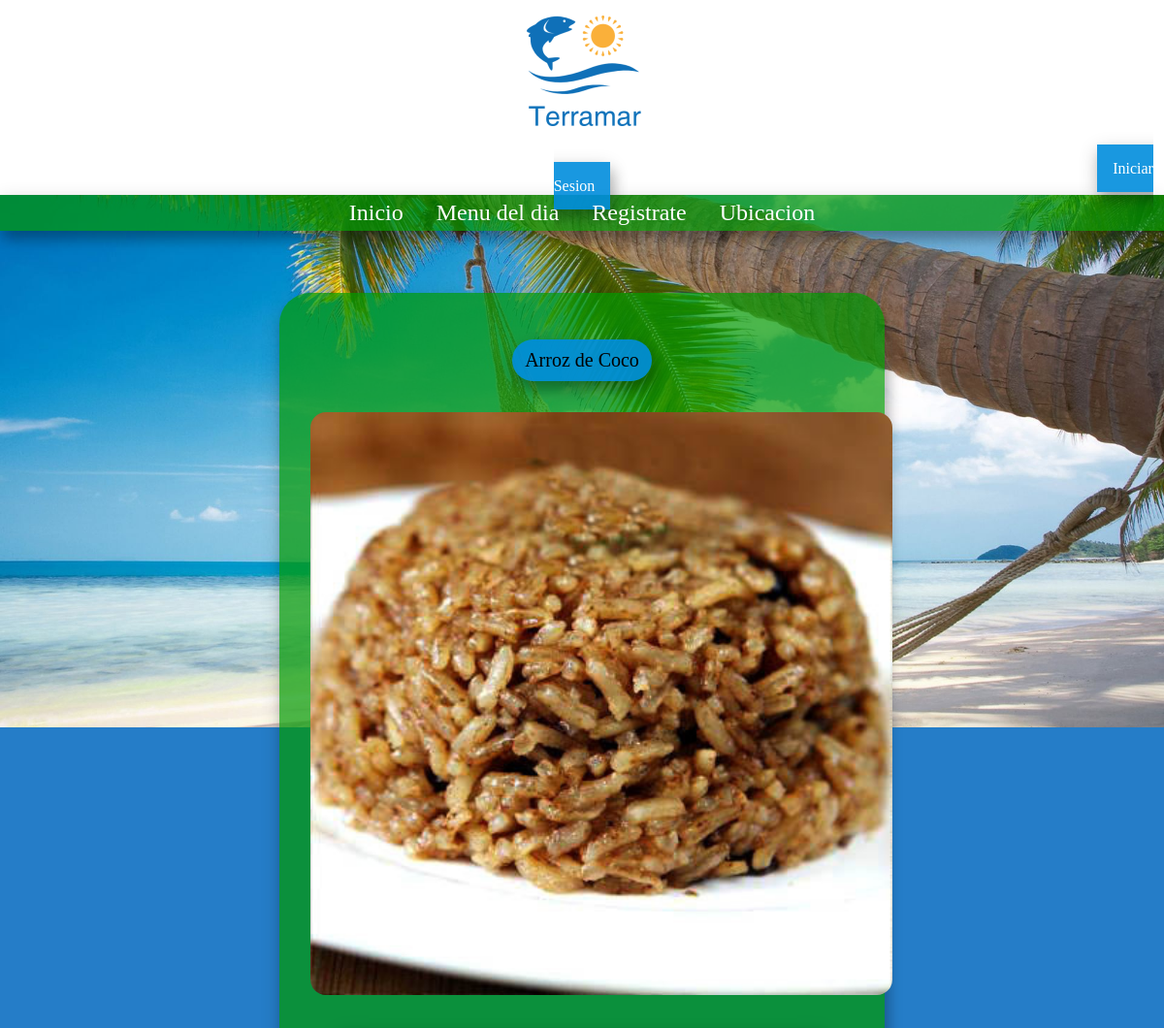
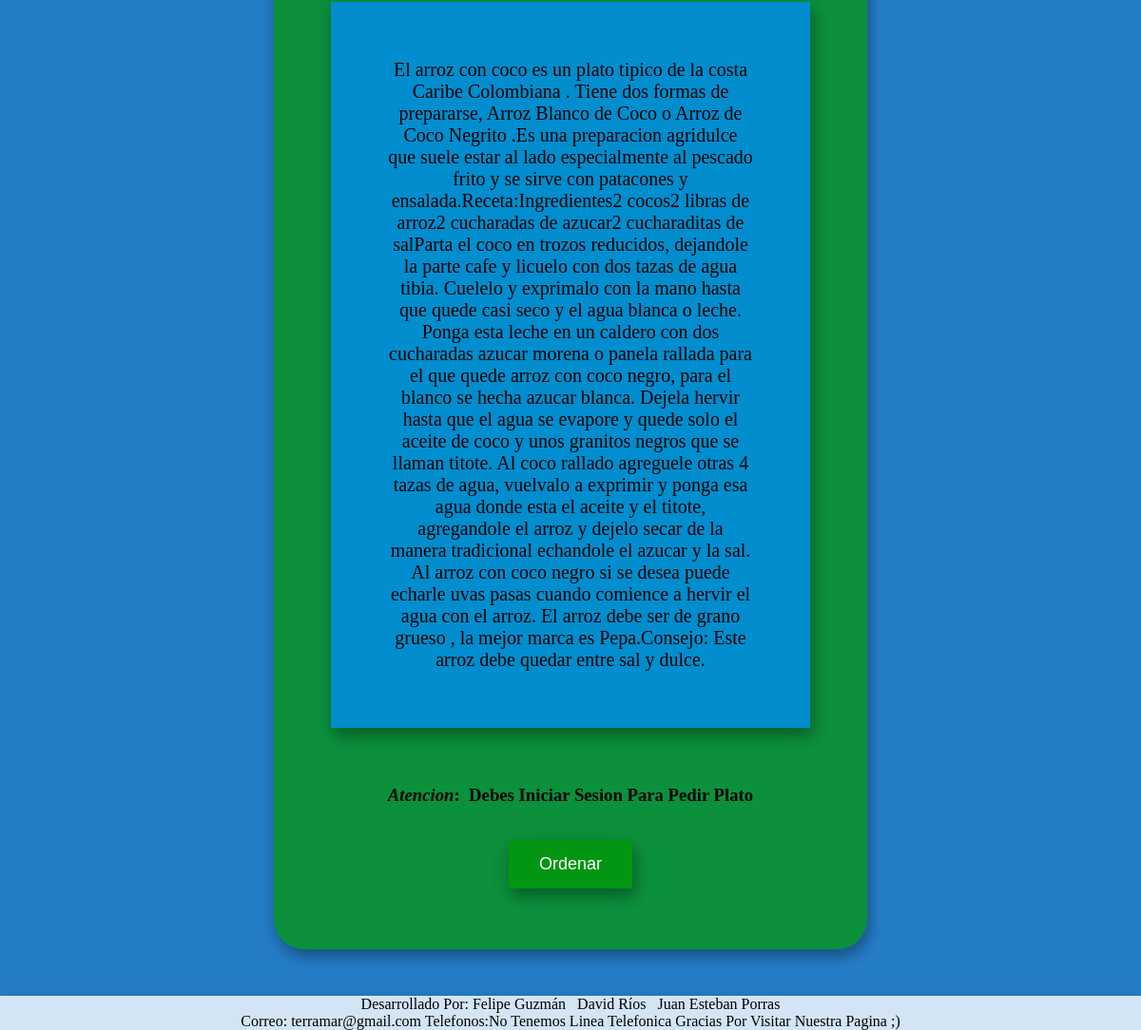
The app's page /informacion.php?id=7 with its own data (2 pictures, top to bottom).
### tables this page shows
CREATE TABLE `platos` (
  `id_plato` int(11) NOT NULL,
  `nom_plato` varchar(45) NOT NULL,
  `tiempo_preparacion` varchar(11) NOT NULL,
  `preparacion` longtext NOT NULL,
  `precio` int(11) NOT NULL,
  `ruta` text NOT NULL,
  `descripcion` longtext NOT NULL
);

### informacion.php (the view, shortened to what this page needs)
<?php
include 'conexion.php';
?>
<!DOCTYPE html>
<html lang="es">
<head>
    <link rel="stylesheet" type="text/css" href="css/estilo.css">
</head>
<body>
<center>
<section class="banner">
            <center>
                <img alt="logo" class="logo" src="images/logo.png">
            </center>
                    <a class="iniciosesion" href="iniciosesion.php">
                        Iniciar Sesion
                </a>
            </section>
</center>
<nav>
    <ul>
        <li>
            <a href="index.php">Inicio</a>
            <a href="menu.php">Menu del dia</a>
            <a href="registrarse.php">Registrate</a>
            <a href="lugar.php">Ubicacion</a>
        </li>
    </ul>
</nav>
<?php
$id = $_GET['id'];
$sql      = "SELECT * FROM platos WHERE id_plato= '$id' ";
$consulta = $conexion->query($sql) or die("No se dio la consulta");
while ($fila = mysqli_fetch_array($consulta)) {
    ?>
<article class="imagen-menu3">
<section class="imagen-menu">
<article class="nombre-plato">
<section class="nombre-plato2">
<p>
<?php echo $fila['nom_plato']; ?>
</p>
</section>
</article>
<img src="<?php echo $fila['ruta'] ?>" alt="imagen" class="imagen-menu2">
<p>
<article class="descripcion-menu2">
<section class="descripcion-menu">
<?php echo $fila['descripcion'] ?>
</p>
</section>
</article>
<p><b><h1><i>Atencion</i>:&nbsp&nbspDebes Iniciar Sesion Para Pedir Plato</h1></b></p>
<br>
<br>
<a href="iniciosesion.php"> <button id="boton" type="submit" class="btn" class="button" >
Ordenar
</button>
</a>
<?php
}
?>
<footer>
            <p>
                Desarrollado Por:
    Felipe Guzmán   David Ríos   Juan  Esteban Porras
            </p>
            <p>
                Correo: terramar@gmail.com
    Telefonos:No Tenemos Linea Telefonica
    Gracias Por Visitar Nuestra Pagina ;)
            </p>
</footer>
</body>
</html>

### css/estilo.css (style rules this page uses)
* { margin: 0; padding: 0em; }
body { background: #257DC8; background-image: url(../images/fondo.jpg); background-repeat: no-repeat; background-size: 100%; background-attachment: fixed; }
.banner { display: block; text-align: center; background-color: rgb(255, 255, 255); width: 100%; margin: auto; }
.logo { padding: 1em; background: #fff; border-radius: 2.5em; margin-left: 0px; width: 167, 4px; height: 116, 1px; }
ul li { list-style: none; padding: 5px 0px 5px 0px; background: rgb(0, 153, 0, 0.7); box-shadow: 4px 9px 13px 0 rgba(0, 0, 0, 0.2), 0 6px 20px 0 rgba(0, 0, 0, 0.19); text-align: center; width: 100%; margin: auto; }
ul li a { text-decoration: none; color: rgb(255, 255, 255); margin: 10px; padding: 5px; font-size: 1.5em; }
footer { background-color: rgb(255, 255, 255, 0.8); color: rgb(0, 0, 0); text-align: center; box-shadow: 4px 9px 13px 0 rgba(0, 0, 0, 0.2), 0 6px 20px 0 rgba(0, 0, 0, 0.19); margin-top: 49px; }
.iniciosesion { text-decoration: none; color: white; margin-left: 1120px; background-color: black; padding: 1em; box-shadow: 4px 9px 13px 0 rgba(0, 0, 0, 0.2), 0 6px 20px 0 rgba(0, 0, 0, 0.19); background-color: rgb(0, 141, 221, 0.9); }
.imagen-menu { text-align: center; padding-top: 3em; background: rgb(0, 153, 0, 0.7); box-shadow: 4px 9px 13px 0 rgba(0, 0, 0, 0.2), 0 6px 20px 0 rgba(0, 0, 0, 0.19); padding-bottom: 4em; border-radius: 2em; }
.imagen-menu2 { border-radius: 3em; padding: 2em; width: 600px; text-align: center; }
.imagen-menu3 { padding-top: 4em; padding-left: 18em; padding-right: 18em; border-radius: 3em; }
button { background: rgb(0, 190, 253, 0.9); border: none; color: white; padding: 15px 15px; text-align: center; text-decoration: none; display: inline-block; font-size: 18px; cursor: pointer; box-shadow: 4px 9px 13px 0 rgba(0, 0, 0, 0.2), 0 6px 20px 0 rgba(0, 0, 0, 0.19); -webkit-transition-duration: 1.4s; transition-duration: 0.7s; }
.descripcion-menu { border-left: 2em; border-right: 9300px; padding: 3em; box-shadow: 4px 9px 13px 0 rgba(0, 0, 0, 0.2), 0 6px 20px 0 rgba(0, 0, 0, 0.19); background-color: rgb(0, 141, 221, 0.9); text-align: center; }
.descripcion-menu2 { padding-left: 3em; padding-right: 3em; padding-bottom: 3em; font-size: 20px; font-style: 'times new roman'; }
.nombre-plato2 { padding-top: 0.5em; padding-bottom: 0.5em; box-shadow: 4px 9px 13px 0 rgba(0, 0, 0, 0.2), 0 6px 20px 0 rgba(0, 0, 0, 0.19); background-color: rgba(0, 141, 221, 0.9); text-align: center; border-radius: 3em; }
.nombre-plato { padding-left: 12em; padding-right: 12em; font-size: 20px; font-family: 'times new roman'; }
.btn { background: rgb(0, 153, 0, 0.7); border: none; color: white; padding: 15px 32px; text-align: center; text-decoration: none; display: inline-block; font-size: 18px; cursor: pointer; box-shadow: 4px 9px 13px 0 rgba(0, 0, 0, 0.2), 0 6px 20px 0 rgba(0, 0, 0, 0.19); -webkit-transition-duration: 1.4s; transition-duration: 0.7s; }

### records on screen
platos: nom_plato "Arroz de Coco", ruta (picture), descripcion "El arroz con coco es un plato tipico de la costa Caribe Colombiana . Tiene dos formas de prepararse, Arroz Blanco de Coco o Arroz de Coco Negrito .Es una preparacion agridulce que suele estar al lado especialmente al pescado frito y se sirve con patacones y ensalada.Receta:Ingredientes2 cocos2 libras de arroz2 cucharadas de azucar2 cucharaditas de salParta el coco en trozos reducidos, dejandole la parte cafe y licuelo con dos tazas de agua tibia. Cuelelo y exprimalo con la mano hasta que quede casi seco y el agua blanca o leche. Ponga esta leche en un caldero con dos cucharadas azucar morena o panela rallada para el que quede arroz con coco negro, para el blanco se hecha azucar blanca.…"
